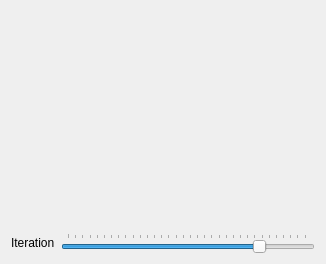
<?xml version="1.0" encoding="UTF-8"?>
<ui version="4.0">
 <class>Window</class>
 <widget class="QWidget" name="Window">
  <property name="geometry">
   <rect>
    <x>0</x>
    <y>0</y>
    <width>326</width>
    <height>264</height>
   </rect>
  </property>
  <property name="windowTitle">
   <string>Window</string>
  </property>
  <layout class="QVBoxLayout" name="verticalLayout">
   <item>
    <widget class="MandelbrotWidget" name="myGLWidget" native="true">
     <property name="minimumSize">
      <size>
       <width>200</width>
       <height>200</height>
      </size>
     </property>
    </widget>
   </item>
   <item>
    <layout class="QHBoxLayout" name="horizontalLayout">
     <property name="spacing">
      <number>6</number>
     </property>
     <item>
      <widget class="QLabel" name="iterationLabel">
       <property name="text">
        <string>Iteration</string>
       </property>
      </widget>
     </item>
     <item>
      <widget class="QSlider" name="iterationSlider">
       <property name="minimum">
        <number>0</number>
       </property>
       <property name="maximum">
        <number>500</number>
       </property>
       <property name="singleStep">
        <number>15</number>
       </property>
       <property name="pageStep">
        <number>15</number>
       </property>
       <property name="value">
        <number>400</number>
       </property>
       <property name="orientation">
        <enum>Qt::Horizontal</enum>
       </property>
       <property name="tickPosition">
        <enum>QSlider::TicksAbove</enum>
       </property>
       <property name="tickInterval">
        <number>15</number>
       </property>
      </widget>
     </item>
    </layout>
   </item>
  </layout>
 </widget>
 <layoutdefault spacing="6" margin="11"/>
 <customwidgets>
  <customwidget>
   <class>MandelbrotWidget</class>
   <extends>QWidget</extends>
   <header>mandelbrotwidget.h</header>
   <container>1</container>
   <slots>
    <slot>setIteration(int)</slot>
   </slots>
  </customwidget>
 </customwidgets>
 <resources/>
 <connections>
  <connection>
   <sender>iterationSlider</sender>
   <signal>valueChanged(int)</signal>
   <receiver>myGLWidget</receiver>
   <slot>setIteration(int)</slot>
   <hints>
    <hint type="sourcelabel">
     <x>82</x>
     <y>228</y>
    </hint>
    <hint type="destinationlabel">
     <x>97</x>
     <y>179</y>
    </hint>
   </hints>
  </connection>
 </connections>
</ui>
